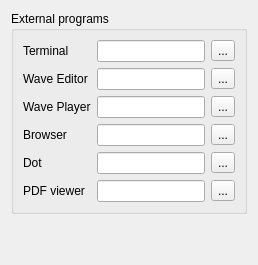
         <widget class="QWidget" name="tab_5">
          <attribute name="title">
           <string>External</string>
          </attribute>
          <layout class="QGridLayout" name="gridLayout_11">
           <item row="0" column="0">
            <widget class="QGroupBox" name="groupBox_4">
             <property name="title">
              <string>External programs</string>
             </property>
             <layout class="QGridLayout" name="gridLayout_12">
              <item row="0" column="0">
               <layout class="QGridLayout" name="_4">
                <item row="0" column="0">
                 <widget class="QLabel" name="label_14">
                  <property name="text">
                   <string>Terminal</string>
                  </property>
                 </widget>
                </item>
                <item row="0" column="2">
                 <widget class="QLineEdit" name="TerminalLineEdit"/>
                </item>
                <item row="0" column="3">
                 <widget class="QToolButton" name="terminalToolButton">
                  <property name="text">
                   <string>...</string>
                  </property>
                 </widget>
                </item>
                <item row="1" column="0">
                 <widget class="QLabel" name="label_16">
                  <property name="enabled">
                   <bool>true</bool>
                  </property>
                  <property name="text">
                   <string>Wave Editor</string>
                  </property>
                 </widget>
                </item>
                <item row="1" column="2">
                 <widget class="QLineEdit" name="WaveEditorLineEdit">
                  <property name="enabled">
                   <bool>true</bool>
                  </property>
                 </widget>
                </item>
                <item row="1" column="3">
                 <widget class="QToolButton" name="waveEditorToolButton">
                  <property name="text">
                   <string>...</string>
                  </property>
                 </widget>
                </item>
                <item row="2" column="0">
                 <widget class="QLabel" name="label_17">
                  <property name="enabled">
                   <bool>true</bool>
                  </property>
                  <property name="text">
                   <string>Wave Player</string>
                  </property>
                 </widget>
                </item>
                <item row="2" column="2">
                 <widget class="QLineEdit" name="WavePlayerLineEdit">
                  <property name="enabled">
                   <bool>true</bool>
                  </property>
                 </widget>
                </item>
                <item row="2" column="3">
                 <widget class="QToolButton" name="wavePlayerToolButton">
                  <property name="text">
                   <string>...</string>
                  </property>
                 </widget>
                </item>
                <item row="3" column="2">
                 <widget class="QLineEdit" name="browserLineEdit">
                  <property name="enabled">
                   <bool>true</bool>
                  </property>
                 </widget>
                </item>
                <item row="3" column="0">
                 <widget class="QLabel" name="label_20">
                  <property name="enabled">
                   <bool>true</bool>
                  </property>
                  <property name="text">
                   <string>Browser</string>
                  </property>
                 </widget>
                </item>
                <item row="3" column="3">
                 <widget class="QToolButton" name="browserToolButton">
                  <property name="text">
                   <string>...</string>
                  </property>
                 </widget>
                </item>
                <item row="4" column="0">
                 <widget class="QLabel" name="label_22">
                  <property name="enabled">
                   <bool>true</bool>
                  </property>
                  <property name="text">
                   <string>Dot</string>
                  </property>
                 </widget>
                </item>
                <item row="4" column="2">
                 <widget class="QLineEdit" name="dotLineEdit">
                  <property name="enabled">
                   <bool>true</bool>
                  </property>
                 </widget>
                </item>
                <item row="4" column="3">
                 <widget class="QToolButton" name="dotToolButton">
                  <property name="text">
                   <string>...</string>
                  </property>
                 </widget>
                </item>
                <item row="5" column="0">
                 <widget class="QLabel" name="label_26">
                  <property name="text">
                   <string>PDF viewer</string>
                  </property>
                 </widget>
                </item>
                <item row="5" column="3">
                 <widget class="QToolButton" name="pdfViewerToolButton">
                  <property name="text">
                   <string>...</string>
                  </property>
                 </widget>
                </item>
                <item row="5" column="2">
                 <widget class="QLineEdit" name="pdfViewerLineEdit">
                  <property name="enabled">
                   <bool>true</bool>
                  </property>
                 </widget>
                </item>
               </layout>
              </item>
             </layout>
            </widget>
           </item>
           <item row="1" column="0">
            <spacer name="verticalSpacer_5">
             <property name="orientation">
              <enum>Qt::Vertical</enum>
             </property>
             <property name="sizeHint" stdset="0">
              <size>
               <width>20</width>
               <height>40</height>
              </size>
             </property>
            </spacer>
           </item>
          </layout>
         </widget>
